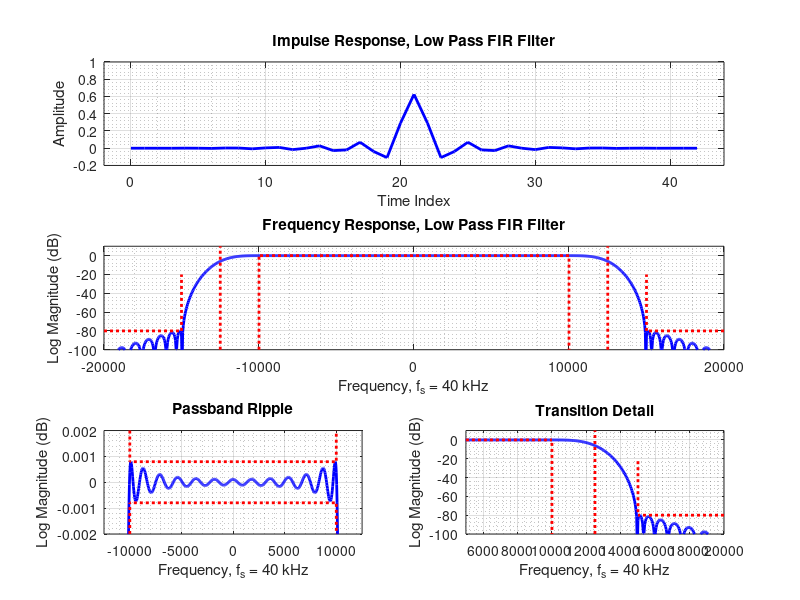
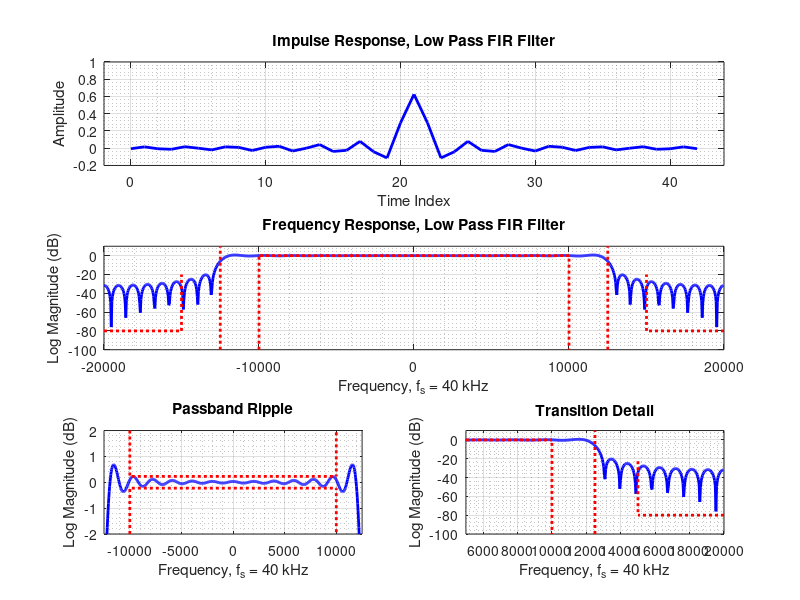
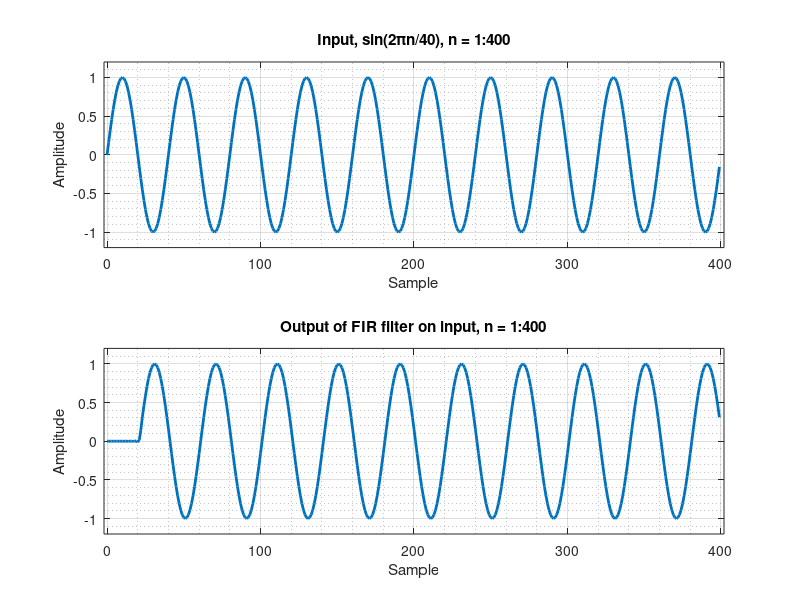
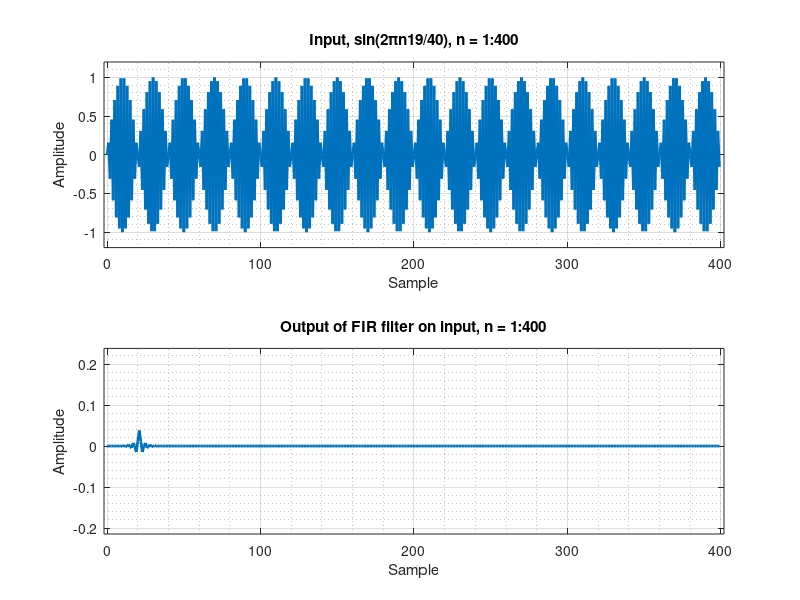

MATLAB code to generate these figures, in order: (Note: this script raises an error after producing the figures.)
%% Homework 3, problem 1a
clc; clear; close all;

% Following code is leveraged from Prof. harris' problem statement 3
fs = 40000; % Sample rate
f1 = 10000; % Passband frequency
f2 = 15000; % Stopband frequency
A_dB = 80; % Stopband attenuation

Beta = A_dB / 10;

% Calculate the filter length using harris approximation
M = floor((fs / (f2 - f1)) * A_dB / 15);

% If M is even, make it odd
if (M - 2 * ceil(M / 2) == 0)
  M = M + 1;
end

MM = (M - 1) / 2;
phi = 2 * pi * (-MM : MM) * (f1 + f2) / (2 * fs);

% Compute unscaled sinc filter h
h = sin(phi) ./ phi;

% Correct failed 0/0 computation
h(MM + 1) = 1;

h0 = h .* kaiser(2 * MM + 1, Beta)';
h1 = h0 * (f2 + f1) / fs;

figure;
subplot(3, 1, 1);
plot(0 : 2 * MM, h1, "b", "LineWidth", 2);
grid on;
grid minor;
axis([-2, 2 * MM + 2, -0.2 1]);
title("Impulse Response, Low Pass FIR Filter");
xlabel("Time Index"); ylabel("Amplitude");

f_h1 = fftshift(20 * log10(abs(fft(h1, 1024))));
subplot(3, 1, 2);
plot((-0.5 : 1/1024 : 0.5 - 1/1024) * fs, f_h1, "b", "LineWidth", 2);
hold on;
% Show the stopband frequency and gain
plot([-fs/2 -f2 -f2], [-80 -80 -20], ":r", "LineWidth", 2);
plot([fs/2 f2 f2], [-80 -80 -20], ":r", "LineWidth", 2);
% Show the passband frequency
plot([-f1 -f1 f1 f1], [-100 0 0 -100], ":r", "LineWidth", 2);
% Show the 6dB frequency (midway between passband and stopband)
f0 = (f1 + f2) / 2;
plot([-f0 -f0], [-100 10], ":r", "LineWidth", 2);
plot([f0 f0], [-100 10], ":r", "LineWidth", 2);
hold off;
grid on;
grid minor;
axis([-fs/2 fs/2 -100 10]);
title("Frequency Response, Low Pass FIR Filter");
xlabel(sprintf("Frequency, f_s = %d kHz", fs/1000));
ylabel("Log Magnitude (dB)");

subplot(3, 2, 5);
plot((-0.5 : 1/1024 : 0.5 - 1/1024) * fs, f_h1, "b", "LineWidth", 2);
hold on;
% Passband frequency is fs/4; hence checking ripple in 256:756 range
max_dev = max(f_h1(256:756));
plot(...
  [-f1 -f1 f1 f1], [-0.002 -max_dev -max_dev -0.002], ":r", "LineWidth", 2);
plot([-f1 -f1 f1 f1], [0.002 max_dev max_dev 0.002], ":r", "LineWidth", 2);
hold off;
grid on;
grid minor;
axis([-f0 f0 -0.002 0.002]);
title("Passband Ripple");
xlabel(sprintf("Frequency, f_s = %d kHz", fs/1000));
ylabel("Log Magnitude (dB)");

subplot(3, 2, 6);
plot((-0.5 : 1/1024 : 0.5-1/1024) * fs, f_h1, "b", "LineWidth", 2);
hold on;
plot([f1/2 f1 f1], [0 0 -100], ":r", "LineWidth", 2);
plot([f2+f1/2 f2 f2], [-80 -80 -20], ":r", "LineWidth", 2);
plot([f0 f0], [-100 10], ":r", "LineWidth", 2);
hold off;
grid on;
grid minor;
axis([f1/2 f2+f1/2 -100 10]);
title("Transition Detail");
xlabel(sprintf("Frequency, f_s = %d kHz", fs/1000));
ylabel("Log Magnitude (dB)");

%% Homework 3, problem 1b

clc; clear;

fs = 40000; % Sample rate
f1 = 10000; % Passband frequency
f2 = 15000; % Stopband frequency
A_dB = 80; % Stopband attenuation

% Calculate the filter length using harris approximation
M = floor((fs / (f2 - f1)) * A_dB / 15);

% If M is even, make it odd
if (M - 2 * ceil(M / 2) == 0)
  M = M + 1;
end

MM = (M - 1) / 2;
phi = 2 * pi * (-MM : MM) * (f1 + f2) / (2 * fs);

% Compute unscaled sinc filter h
h = sin(phi) ./ phi;

% Correct failed 0/0 computation
h(MM + 1) = 1;
h1 = h .* (f2 + f1) / fs; % Normalization only

figure;
subplot(3, 1, 1);
plot(0 : 2 * MM, h1, "b", "LineWidth", 2);
grid on; grid minor;
axis([-2, 2 * MM + 2, -0.2 1]);
title("Impulse Response, Low Pass FIR Filter");
xlabel("Time Index"); ylabel("Amplitude");

f_h1 = fftshift(20 * log10(abs(fft(h1, 1024))));
subplot(3, 1, 2);
plot((-0.5 : 1/1024 : 0.5 - 1/1024) * fs, f_h1, "b", "LineWidth", 2);
hold on;
% Show the stopback frequency and gain
plot([-fs/2 -f2 -f2], [-80 -80 -20], ":r", "LineWidth", 2);
plot([fs/2 f2 f2], [-80 -80 -20], ":r", "LineWidth", 2);
% Show the passband frequency
plot([-f1 -f1 f1 f1], [-100 0 0 -100], ":r", "LineWidth", 2);
% Show the 6dB frequency (midway between passband and stopband)
f0 = (f1 + f2) / 2;
plot([-f0 -f0], [-100 10], ":r", "LineWidth", 2);
plot([f0 f0], [-100 10], ":r", "LineWidth", 2);
hold off;
grid on; grid minor;
axis([-fs/2 fs/2 -100 10]);
title("Frequency Response, Low Pass FIR Filter");
xlabel(sprintf("Frequency, f_s = %d kHz", fs/1000));
ylabel("Log Magnitude (dB)");

subplot(3, 2, 5);
plot((-0.5 : 1/1024 : 0.5 - 1/1024) * fs, f_h1, "b", "LineWidth", 2);
hold on;
% Passband frequency is fs/4; hence checking ripple in 255:755 range
max_dev = max(f_h1(255:755));
plot(...
  [-f1 -f1 f1 f1], [-2 -max_dev -max_dev -2], ":r", "LineWidth", 2);
plot([-f1 -f1 f1 f1], [2 max_dev max_dev 2], ":r", "LineWidth", 2);
hold off;
grid on; grid minor;
axis([-f0 f0 -2 2]);
title("Passband Ripple");
xlabel(sprintf("Frequency, f_s = %d kHz", fs/1000));
ylabel("Log Magnitude (dB)");

subplot(3, 2, 6);
plot((-0.5 : 1/1024 : 0.5-1/1024) * fs, f_h1, "b", "LineWidth", 2);
hold on;
plot([f1/2 f1 f1], [0 0 -100], ":r", "LineWidth", 2);
plot([f2+f1/2 f2 f2], [-80 -80 -20], ":r", "LineWidth", 2);
plot([+f0 +f0], [-100 10], ":r", "LineWidth", 2);
hold off;
grid on; grid minor;
axis([f1/2 f2+f1/2 -100 10]);
title("Transition Detail");
xlabel(sprintf("Frequency, f_s = %d kHz", fs/1000));
ylabel("Log Magnitude (dB)");

%% Homework 3, problem 1c
% Helper function to plot an input signal and output of a filter (given its
% transfer function).
% Parameters:
%   n - Sample number
%   n_output - Number of input/output samples to plot
%   h - Filter transfer function (time domain)
%   x - Input
%   title - Title for input
function plot_filter_output(n, n_output, h, x, in_title)
  n = n(1:n_output);
  figure;
  subplot(2, 1, 1);
  plot(n, x(1:n_output), "LineWidth", 2);
  xlabel("Sample"); ylabel("Amplitude");
  title(sprintf("Input, %s, n = 1:%d", in_title, n_output));
  grid on; grid minor;
  axis on;
  axis([-2, n_output + 2, min(x(1:n_output)) - 0.2, max(x(1:n_output)) + 0.2]);

  subplot(2, 1, 2);
  % Time domain response will be be convolution of h1 with the input signals
  y = conv(h, x);
  plot(n, y(1:n_output), "LineWidth", 2);
  xlabel("Sample"); ylabel("Amplitude");
  title(sprintf("Output of FIR filter on input, n = 1:%d", n_output));
  grid on; grid minor;
  axis on;
  axis([-2, n_output + 2, min(y(1:n_output)) - 0.2, max(y(1:n_output)) + 0.2]);
end

fs = 40000; % Sample rate
n_max = 1000; % Number of samples

% Center frequencies (1 KHz & 19 KHz)
f_a = 1000;
f_b = 19000;

% Converting to digital frequencies (radians per sample)
w_a = 2 * pi * f_a / fs;
w_b = 2 * pi * f_b / fs;

n = [0 : n_max - 1];
x_a = sin(w_a * n);
x_b = sin(w_b * n);
x_c = x_a + x_b;

% Reproducing filter from 3-1a
f1 = 10000; % Passband frequency
f2 = 15000; % Stopband frequency
A_dB = 80; % Stopband attenuation

Beta = A_dB / 10;

% Calculate the filter length using harris approximation
M = floor((fs / (f2 - f1)) * A_dB / 15);

% If M is even, make it odd
if (M - 2 * ceil(M / 2) == 0)
  M = M + 1;
end

MM = (M - 1) / 2;
phi = 2 * pi * (-MM : MM) * (f1 + f2) / (2 * fs);

% Compute unscaled sinc filter h
h = sin(phi) ./ phi;

% Correct failed 0/0 computation
h(MM + 1) = 1;

h0 = h .* kaiser(2 * MM + 1, Beta)';
h1 = h0 * (f2 + f1) / fs;

plot_filter_output(n, 400, h1, x_a, "sin(2πn/40)");
plot_filter_output(n, 400, h1, x_b, "sin(2πn19/40)");
plot_filter_output(n, 400, h1, x_c, "sin(2πn/40) + sin(2πn19/40)");

%% Homework 3, problem 1d
h2 = h1 .* cos(pi * (-MM : MM));

figure;
subplot(3, 1, 1)
plot(0 : 2 * MM, h2, "b", "LineWidth", 2);
grid on; grid minor;
axis([-2, 2 * MM + 2, -0.4 1]);
title("Impulse Response, High Pass FIR Filter");
xlabel("Time Index"); ylabel("Amplitude");

f_h2 = fftshift(20 * log10(abs(fft(h2, 1024))));
subplot(3, 1, 2);
plot((-0.5 : 1/1024 : 0.5 - 1/1024) * fs, f_h2, "b", "LineWidth", 2);
hold on;
% Show the stopband frequency and gain
plot(...
  [(-fs/2 + f2) (-fs/2 + f2) (fs/2 - f2) (fs/2 - f2)], ...
  [0 -80 -80 0], ":r", "LineWidth", 2);
% Show the passband frequency
plot([-fs/2 (-fs/2 + f1) (-fs/2 + f1)], [0 0 -100], ":r", "LineWidth", 2);
plot([(fs/2 - f1) (fs/2 - f1) fs/2], [-100 0 0], ":r", "LineWidth", 2);
% Show the 6dB frequency (midway between passband and stopband)
f0 = (fs - (f1 + f2)) / 2;
plot([-f0 -f0], [-100 10], ":r", "LineWidth", 2);
plot([f0 f0], [-100 10], ":r", "LineWidth", 2);
hold off;
grid on; grid minor;
axis([-fs/2 fs/2 -100 10]);
title("Frequency Response, High Pass FIR Filter");
xlabel(sprintf("Frequency, f_s = %d kHz", fs/1000));
ylabel("Log Magnitude (dB)");

subplot(3, 2, 5);
plot((-0.5 : 1/1024 : 0.5 - 1/1024) * fs, f_h2, "b", "LineWidth", 2);
hold on;
%{
Passband frequency (positive) is fs/4:fs/2; hence checking ripple in
757:1024 range
%}
max_dev = max(f_h2(757:1024));
plot(...
  [(fs/2 - f1) (fs/2 - f1) fs/2 fs/2], [0.002 max_dev max_dev 0.002], ...
  ":r", "LineWidth", 2);
plot(...
  [(fs/2 - f1) (fs/2 - f1) fs/2 fs/2], [-0.002 -max_dev -max_dev -0.002], ...
  ":r", "LineWidth", 2);
hold off;
grid on; grid minor;
axis([f0 fs/2 -0.002 0.002]);
title("Passband Ripple");
xlabel(sprintf("Frequency, f_s = %d kHz", fs/1000));
ylabel("Log Magnitude (dB)");

subplot(3, 2, 6);
plot((-0.5 : 1/1024 : 0.5-1/1024) * fs, f_h2, "b", "LineWidth", 2);
hold on;
plot([(fs/2 - f1) (fs/2 - f1) fs/2], [-100 0 0], ":r", "LineWidth", 2);
f0 = (fs - (f1 + f2)) / 2;
plot([0 (fs/2 - f2) (fs/2 - f2)], [-80 -80 0], ":r", "LineWidth", 2);
plot([f0 f0], [-100 10], ":r", "LineWidth", 2);
hold off;
grid on; grid minor;
axis([0. f2 -100 10]);
title("Transition Detail");
xlabel(sprintf("Frequency, f_s = %d kHz", fs/1000));
ylabel("Log Magnitude (dB)");

plot_filter_output(n, 400, h2, x_b, "sin(2πn19/40)");

%% Homework 3, problem 1e

clc; clear;
fs = 40000; % Sample rate
f1 = 7500; % Passband frequency
f2 = 12500; % Stopband frequency
A_dB = 80; % Stopband attenuation

Beta = A_dB / 10;

% Calculate the filter length using harris approximation
M = floor((fs / (f2 - f1)) * A_dB / 15);

% If M is even, make it odd
if (M - 2 * ceil(M / 2) == 0)
  M = M + 1;
end

MM = (M - 1) / 2;
phi = 2 * pi * (-MM : MM) * (f1 + f2) / (2 * fs);

% Compute unscaled sinc filter h
h = sin(phi) ./ phi;

% Correct failed 0/0 computation
h(MM + 1) = 1;

h0 = h .* kaiser(2 * MM + 1, Beta)';
h1 = h0 * (f2 + f1) / fs;

figure;
subplot(3, 1, 1);
plot(0 : 2 * MM, h1, "b", "LineWidth", 2);
grid on; grid minor;
axis([-2, 2 * MM + 2, -0.2 1]);
title("Impulse Response, Low Pass FIR Filter");
xlabel("Time Index"); ylabel("Amplitude");

f_h1 = fftshift(20 * log10(abs(fft(h1, 1024))));
subplot(3, 1, 2);
plot((-0.5 : 1/1024 : 0.5 - 1/1024) * fs, f_h1, "b", "LineWidth", 2);
hold on;
% Show the stopband frequency and gain
plot([-fs/2 -f2 -f2], [-80 -80 -20], ":r", "LineWidth", 2);
plot([fs/2 f2 f2], [-80 -80 -20], ":r", "LineWidth", 2);
% Show the passband frequency
plot([-f1 -f1 f1 f1], [-100 0 0 -100], ":r", "LineWidth", 2);
% Show the 6dB frequency (midway between passband and stopband)
f0 = (f1 + f2) / 2;
plot([-f0 -f0], [-100 10], ":r", "LineWidth", 2);
plot([f0 f0], [-100 10], ":r", "LineWidth", 2);
hold off;
grid on; grid minor;
axis([-fs/2 fs/2 -100 10]);
title("Frequency Response, Low Pass FIR Filter");
xlabel(sprintf("Frequency, f_s = %d kHz", fs/1000));
ylabel("Log Magnitude (dB)");

subplot(3, 2, 5);
plot((-0.5 : 1/1024 : 0.5 - 1/1024) * fs, f_h1, "b", "LineWidth", 2);
hold on;
% Passband frequency is fs/4; hence checking ripple in 256:756 range
max_dev = max(f_h1(256:756));
plot(...
  [-f1 -f1 f1 f1], [-0.002 -max_dev -max_dev -0.002], ":r", "LineWidth", 2);
plot([-f1 -f1 f1 f1], [0.002 max_dev max_dev 0.002], ":r", "LineWidth", 2);
hold off;
grid on; grid minor;
axis([-f0 f0 -0.002 0.002]);
title("Passband Ripple");
xlabel(sprintf("Frequency, f_s = %d kHz", fs/1000));
ylabel("Log Magnitude (dB)");

subplot(3, 2, 6);
plot((-0.5 : 1/1024 : 0.5-1/1024) * fs, f_h1, "b", "LineWidth", 2);
hold on;
plot([f1/2 f1 f1], [0 0 -100], ":r", "LineWidth", 2);
plot([f2+f1/2 f2 f2], [-80 -80 -20], ":r", "LineWidth", 2);
plot([f0 f0], [-100 10], ":r", "LineWidth", 2);
hold off;
grid on; grid minor;
axis([f1/2 f2+f1/2 -100 10]);
title("Transition Detail");
xlabel(sprintf("Frequency, f_s = %d kHz", fs/1000));
ylabel("Log Magnitude (dB)");

%% Homework 3a, problem 1a

clc; clear;

% Following code is leveraged from Prof. harris' problem statement 3a
fs = 40000;  % Sample rate
f1 = 10000;  % Passband frequency
f2 = 15000;  % Stopband frequency
A_dB = 80;   % Stopband attenuation
rppl = 0.01; % Passband & stopband ripple (in dB)

delta_2 = 10 ^ (-A_dB / 20);
delta_1 = (10 ^ (rppl / 20)) - 1;
w1 = 1;
w2 = delta_1 / delta_2;

% Estimate the filter length
N = ...
  ceil(...
    (fs / (f2 - f1)) * (-20 * log10(sqrt(delta_1 * delta_2)) - 13) / 14.6) + 2;

% If N is even, make it odd
if (N - 2 * ceil(N / 2) == 0)
  N = N + 1;
end

NN = (N - 1) / 2;

h1 = firpm(N - 1, [0 f1 f2 fs/2] / (fs/2), [1 1 0 0], [w1 w2]);

% Scaling for plotting impulse response
scl = max(h1);
h0 = h1 / scl;

figure;
subplot(3, 1, 1);
plot(0 : 2 * NN, h0, "b", "LineWidth", 2);
grid on; grid minor;
axis([-2, 2 * NN + 2, -0.2 1.1]);
title("Impulse Response, Low Pass FIR Filter");
xlabel("Time Index"); ylabel("Amplitude");

f_h1 = fftshift(20 * log10(abs(fft(h1, 1024))));
subplot(3, 1, 2);
plot((-0.5 : 1/1024 : 0.5 - 1/1024) * fs, f_h1, "b", "LineWidth", 2);
hold on;
% Show the stopband frequency and gain
plot([-fs/2 -f2 -f2], [-80 -80 -20], ":r", "LineWidth", 2);
plot([fs/2 f2 f2], [-80 -80 -20], ":r", "LineWidth", 2);
% Show the passband frequency
plot([-f1 -f1 f1 f1], [-100 0 0 -100], ":r", "LineWidth", 2);
% Show the 6dB frequency (midway between passband and stopband)
f0 = (f1 + f2) / 2;
plot([-f0 -f0], [-100 10], ":r", "LineWidth", 2);
plot([f0 f0], [-100 10], ":r", "LineWidth", 2);
hold off;
grid on; grid minor;
axis([-fs/2 fs/2 -100 10]);
title("Frequency Response, Low Pass FIR Filter");
xlabel(sprintf("Frequency, f_s = %d kHz", fs/1000));
ylabel("Log Magnitude (dB)");

subplot(3, 2, 5);
plot((-0.5 : 1/1024 : 0.5 - 1/1024) * fs, f_h1, "b", "LineWidth", 2);
hold on;
% Passband frequency is fs/4; hence checking ripple in 256:756 range
max_dev = max(f_h1(256:756));
plot(...
  [-f1 -f1 f1 f1], [-0.02 -max_dev -max_dev -0.02], ":r", "LineWidth", 2);
plot([-f1 -f1 f1 f1], [0.02 max_dev max_dev 0.02], ":r", "LineWidth", 2);
hold off;
grid on;
grid minor;
axis([-f0 f0 -0.02 0.02]);
title("Passband Ripple");
xlabel(sprintf("Frequency, f_s = %d kHz", fs/1000));
ylabel("Log Magnitude (dB)");

subplot(3, 2, 6);
plot((-0.5 : 1/1024 : 0.5-1/1024) * fs, f_h1, "b", "LineWidth", 2);
hold on;
plot([f1/2 f1 f1], [0 0 -100], ":r", "LineWidth", 2);
plot([f2+f1/2 f2 f2], [-80 -80 -20], ":r", "LineWidth", 2);
plot([f0 f0], [-100 10], ":r", "LineWidth", 2);
hold off;
grid on; grid minor;
axis([f1/2 f2+f1/2 -100 10]);
title("Transition Detail");
xlabel(sprintf("Frequency, f_s = %d kHz", fs/1000));
ylabel("Log Magnitude (dB)");

%% Homework 3a, problem 1b

clc; clear;

% Following code is leveraged from Prof. harris' problem statement 3a
fs = 40000;  % Sample rate
f1 = 10000;  % Passband frequency
f2 = 15000;  % Stopband frequency
A_dB = 80;   % Stopband attenuation
rppl = 0.01; % Passband & stopband ripple (in dB)

delta_2 = 10 ^ (-A_dB / 20);
delta_1 = (10 ^ (rppl / 20)) - 1;
w1 = 1;
w2 = delta_1 / delta_2;

% Estimate the filter length
N = ...
  ceil(...
    (fs / (f2 - f1)) * (-20 * log10(sqrt(delta_1 * delta_2)) - 13) / 14.6) + 2;

% If M is even, make it odd
if (N - 2 * ceil(N / 2) == 0)
  N = N + 1;
end

NN = (N - 1) / 2;
h1 = ...
  firpm(...
    N - 1, [0 f1 f2 fs/2] / (fs/2), {"myfrf", [1 1 0 0]}, [w1 w2]);

% Scaling for plotting impulse response
scl = max(h1);
h0 = h1 / scl;

figure;
subplot(3, 1, 1);
plot(0 : 2 * NN, h0, "b", "LineWidth", 2);
grid on;
grid minor;
axis([-2, 2 * NN + 2, -0.2 1.1]);
title("Impulse Response, Low Pass FIR Filter");
xlabel("Time Index"); ylabel("Amplitude");

f_h1 = fftshift(20 * log10(abs(fft(h1, 1024))));
subplot(3, 1, 2);
plot((-0.5 : 1/1024 : 0.5 - 1/1024) * fs, f_h1, "b", "LineWidth", 2);
hold on;
% Show the stopband frequency and gain
plot([-fs/2 -f2 -f2], [-80 -80 -20], ":r", "LineWidth", 2);
plot([fs/2 f2 f2], [-80 -80 -20], ":r", "LineWidth", 2);
% Show the passband frequency
plot([-f1 -f1 f1 f1], [-100 0 0 -100], ":r", "LineWidth", 2);
% Show the 6dB frequency (midway between passband and stopband)
f0 = (f1 + f2) / 2;
plot([-f0 -f0], [-100 10], ":r", "LineWidth", 2);
plot([f0 f0], [-100 10], ":r", "LineWidth", 2);
hold off;
grid on;
grid minor;
axis([-fs/2 fs/2 -100 10]);
title("Frequency Response, Low Pass FIR Filter");
xlabel(sprintf("Frequency, f_s = %d kHz", fs/1000));
ylabel("Log Magnitude (dB)");

subplot(3, 2, 5);
plot((-0.5 : 1/1024 : 0.5 - 1/1024) * fs, f_h1, "b", "LineWidth", 2);
hold on;
% Passband frequency is fs/4; hence checking ripple in 256:756 range
max_dev = max(f_h1(256:756));
plot(...
  [-f1 -f1 f1 f1], [-0.02 -max_dev -max_dev -0.02], ":r", "LineWidth", 2);
plot([-f1 -f1 f1 f1], [0.02 max_dev max_dev 0.02], ":r", "LineWidth", 2);
hold off;
grid on;
grid minor;
axis([-f0 f0 -0.02 0.02]);
title("Passband Ripple");
xlabel(sprintf("Frequency, f_s = %d kHz", fs/1000));
ylabel("Log Magnitude (dB)");

subplot(3, 2, 6);
plot((-0.5 : 1/1024 : 0.5-1/1024) * fs, f_h1, "b", "LineWidth", 2);
hold on;
plot([f1/2 f1 f1], [0 0 -100], ":r", "LineWidth", 2);
plot([f2+f1/2 f2 f2], [-80 -80 -20], ":r", "LineWidth", 2);
plot([f0 f0], [-100 10], ":r", "LineWidth", 2);
hold off;
grid on;
grid minor;
axis([f1/2 f2+f1/2 -100 10]);
title("Transition Detail");
xlabel(sprintf("Frequency, f_s = %d kHz", fs/1000));
ylabel("Log Magnitude (dB)");

%% Homework 3a, problem 1c

fs = 40000; % Sample rate
n_max = 1000; % Number of samples

% Center frequencies (1 KHz & 19 KHz)
f_a = 1000;
f_b = 19000;

% Converting to digital frequencies (radians per sample)
w_a = 2 * pi * f_a / fs;
w_b = 2 * pi * f_b / fs;

n = [0 : n_max - 1];
x_a = sin(w_a * n);
x_b = sin(w_b * n);
x_c = x_a + x_b;

% Reproducing filter from 3a-1a
fs = 40000;  % Sample rate
f1 = 10000;  % Passband frequency
f2 = 15000;  % Stopband frequency
A_dB = 80;   % Stopband attenuation
rppl = 0.01; % Passband & stopband ripple (in dB)

delta_2 = 10 ^ (-A_dB / 20);
delta_1 = (10 ^ (rppl / 20)) - 1;
w1 = 1;
w2 = delta_1 / delta_2;

% Estimate the filter length
N = ...
  ceil(...
    (fs / (f2 - f1)) * (-20 * log10(sqrt(delta_1 * delta_2)) - 13) / 14.6) + 2;

% If M is even, make it odd
if (N - 2 * ceil(N / 2) == 0)
  N = N + 1;
end

NN = (N - 1) / 2;

h1 = firpm(N - 1, [0 f1 f2 fs/2] / (fs/2), [1 1 0 0], [w1 w2]);

plot_filter_output(n, 400, h1, x_a, "sin(2πn/40)");
plot_filter_output(n, 400, h1, x_b, "sin(2πn19/40)");
plot_filter_output(n, 400, h1, x_c, "sin(2πn/40) + sin(2πn19/40)");

%% Homework 3a, problem 1d
h2 = h1 .* cos(pi * (-NN : NN));

figure;
subplot(3, 1, 1)
plot(0 : 2 * NN, h2, "b", "LineWidth", 2);
grid on; grid minor;
axis([-2, 2 * NN + 2, -0.4 1]);
title("Impulse Response, High Pass FIR Filter");
xlabel("Time Index"); ylabel("Amplitude");

f_h2 = fftshift(20 * log10(abs(fft(h2, 1024))));
subplot(3, 1, 2);
plot((-0.5 : 1/1024 : 0.5 - 1/1024) * fs, f_h2, "b", "LineWidth", 2);
hold on;
% Show the stopband frequency and gain
plot(...
  [(-fs/2 + f2) (-fs/2 + f2) (fs/2 - f2) (fs/2 - f2)], ...
  [0 -80 -80 0], ":r", "LineWidth", 2);
% Show the passband frequency
plot([-fs/2 (-fs/2 + f1) (-fs/2 + f1)], [0 0 -100], ":r", "LineWidth", 2);
plot([(fs/2 - f1) (fs/2 - f1) fs/2], [-100 0 0], ":r", "LineWidth", 2);
% Show the 6dB frequency (midway between passband and stopband)
f0 = (fs - (f1 + f2)) / 2;
plot([-f0 -f0], [-100 10], ":r", "LineWidth", 2);
plot([f0 f0], [-100 10], ":r", "LineWidth", 2);
hold off;
grid on; grid minor;
axis([-fs/2 fs/2 -100 10]);
title("Frequency Response, High Pass FIR Filter");
xlabel(sprintf("Frequency, f_s = %d kHz", fs/1000));
ylabel("Log Magnitude (dB)");

subplot(3, 2, 5);
plot((-0.5 : 1/1024 : 0.5 - 1/1024) * fs, f_h2, "b", "LineWidth", 2);
hold on;
%{
Passband frequency (positive) is fs/4:fs/2; hence checking ripple in
757:1024 range
%}
max_dev = max(f_h2(757:1024));
plot(...
  [(fs/2 - f1) (fs/2 - f1) fs/2 fs/2], [0.02 max_dev max_dev 0.02], ...
  ":r", "LineWidth", 2);
plot(...
  [(fs/2 - f1) (fs/2 - f1) fs/2 fs/2], [-0.02 -max_dev -max_dev -0.02], ...
  ":r", "LineWidth", 2);
hold off;
grid on; grid minor;
axis([f0 fs/2 -0.02 0.02]);
title("Passband Ripple");
xlabel(sprintf("Frequency, f_s = %d kHz", fs/1000));
ylabel("Log Magnitude (dB)");

subplot(3, 2, 6);
plot((-0.5 : 1/1024 : 0.5-1/1024) * fs, f_h2, "b", "LineWidth", 2);
hold on;
plot([(fs/2 - f1) (fs/2 - f1) fs/2], [-100 0 0], ":r", "LineWidth", 2);
f0 = (fs - (f1 + f2)) / 2;
plot([0 (fs/2 - f2) (fs/2 - f2)], [-80 -80 0], ":r", "LineWidth", 2);
plot([f0 f0], [-100 10], ":r", "LineWidth", 2);
hold off;
grid on; grid minor;
axis([0. f2 -100 10]);
title("Transition Detail");
xlabel(sprintf("Frequency, f_s = %d kHz", fs/1000));
ylabel("Log Magnitude (dB)");

plot_filter_output(n, 400, h2, x_b, "sin(2πn19/40)");

%% Homework 3a, problem 1e

clc; clear;

% Following code is leveraged from Prof. harris' problem statement 3a
fs = 40000;  % Sample rate
f1 = 7500;  % Passband frequency
f2 = 12500;  % Stopband frequency
A_dB = 80;   % Stopband attenuation
rppl = 0.01; % Passband & stopband ripple (in dB)

delta_2 = 10 ^ (-A_dB / 20);
delta_1 = (10 ^ (rppl / 20)) - 1;
w1 = 1;
w2 = 1;

% Estimate the filter length
N = ...
  ceil(...
    (fs / (f2 - f1)) * (-20 * log10(sqrt(delta_1 * delta_2)) - 13) / 14.6) + 2;

% If M is even, make it odd
if (N - 2 * ceil(N / 2) == 0)
  N = N + 1;
end

NN = (N - 1) / 2;

h1 = firpm(N - 1, [0 f1 f2 fs/2] / (fs/2), [1 1 0 0], [w1 w2]);

% Scaling for plotting impulse response
scl = max(h1);
h0 = h1 / scl;

figure;
subplot(3, 1, 1);
plot(0 : 2 * NN, h0, "b", "LineWidth", 2);
grid on;
grid minor;
axis([-2, 2 * NN + 2, -0.2 1.1]);
title("Impulse Response, Low Pass FIR Filter");
xlabel("Time Index"); ylabel("Amplitude");

f_h1 = fftshift(20 * log10(abs(fft(h1, 1024))));
subplot(3, 1, 2);
plot((-0.5 : 1/1024 : 0.5 - 1/1024) * fs, f_h1, "b", "LineWidth", 2);
hold on;
% Show the stopband frequency and gain
plot([-fs/2 -f2 -f2], [-80 -80 -20], ":r", "LineWidth", 2);
plot([fs/2 f2 f2], [-80 -80 -20], ":r", "LineWidth", 2);
% Show the passband frequency
plot([-f1 -f1 f1 f1], [-100 0 0 -100], ":r", "LineWidth", 2);
% Show the 6dB frequency (midway between passband and stopband)
f0 = (f1 + f2) / 2;
plot([-f0 -f0], [-100 10], ":r", "LineWidth", 2);
plot([f0 f0], [-100 10], ":r", "LineWidth", 2);
hold off;
grid on;
grid minor;
axis([-fs/2 fs/2 -100 10]);
title("Frequency Response, Low Pass FIR Filter");
xlabel(sprintf("Frequency, f_s = %d kHz", fs/1000));
ylabel("Log Magnitude (dB)");

subplot(3, 2, 5);
plot((-0.5 : 1/1024 : 0.5 - 1/1024) * fs, f_h1, "b", "LineWidth", 2);
hold on;
% Passband frequency is fs/4; hence checking ripple in 256:756 range
max_dev = max(f_h1(256:756));
plot(...
  [-f1 -f1 f1 f1], [-0.02 -max_dev -max_dev -0.02], ":r", "LineWidth", 2);
plot([-f1 -f1 f1 f1], [0.02 max_dev max_dev 0.02], ":r", "LineWidth", 2);
hold off;
grid on;
grid minor;
axis([-f0 f0 -0.02 0.02]);
title("Passband Ripple");
xlabel(sprintf("Frequency, f_s = %d kHz", fs/1000));
ylabel("Log Magnitude (dB)");

subplot(3, 2, 6);
plot((-0.5 : 1/1024 : 0.5-1/1024) * fs, f_h1, "b", "LineWidth", 2);
hold on;
plot([f1/2 f1 f1], [0 0 -100], ":r", "LineWidth", 2);
plot([f2+f1/2 f2 f2], [-80 -80 -20], ":r", "LineWidth", 2);
plot([f0 f0], [-100 10], ":r", "LineWidth", 2);
hold off;
grid on;
grid minor;
axis([f1/2 f2+f1/2 -100 10]);
title("Transition Detail");
xlabel(sprintf("Frequency, f_s = %d kHz", fs/1000));
ylabel("Log Magnitude (dB)");
